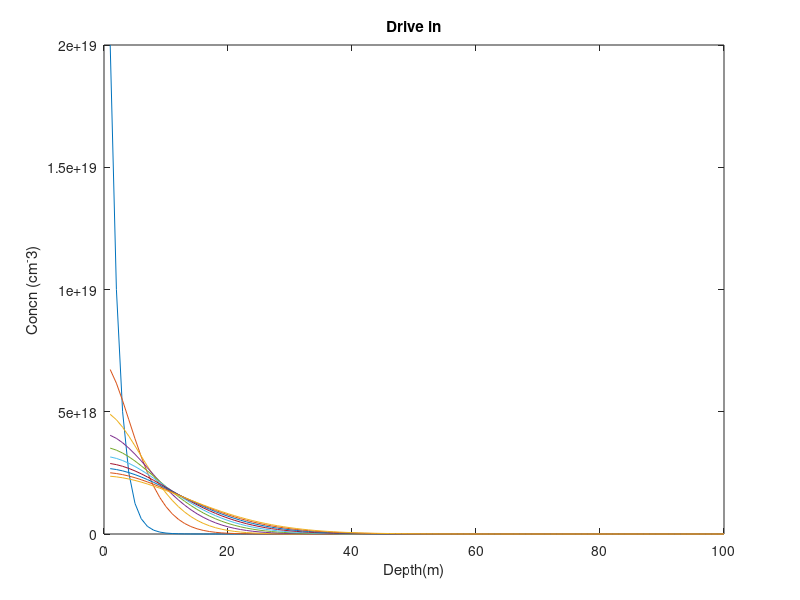

Write MATLAB code to recreate this figure.
clear all;
clc;
close all;
C=zeros(1,100);
 
C(1:2)=2e19;
iterations=100;
 for runs=1:iterations
    for i=1:1:99
        if i==1
             C(i)=0.5*(C(i+1)+C(i));
        else
             C(i)=0.5*(C(i-1)+C(i+1)); 
        end
    end
    if mod(runs,10)==1
    plot(C);
    hold on;
    title('Drive in');
    xlabel('Depth(m)');
    ylabel('Concn (cm^-3)');
    drawnow;
    F(runs) = getframe(gcf);
    end
end
